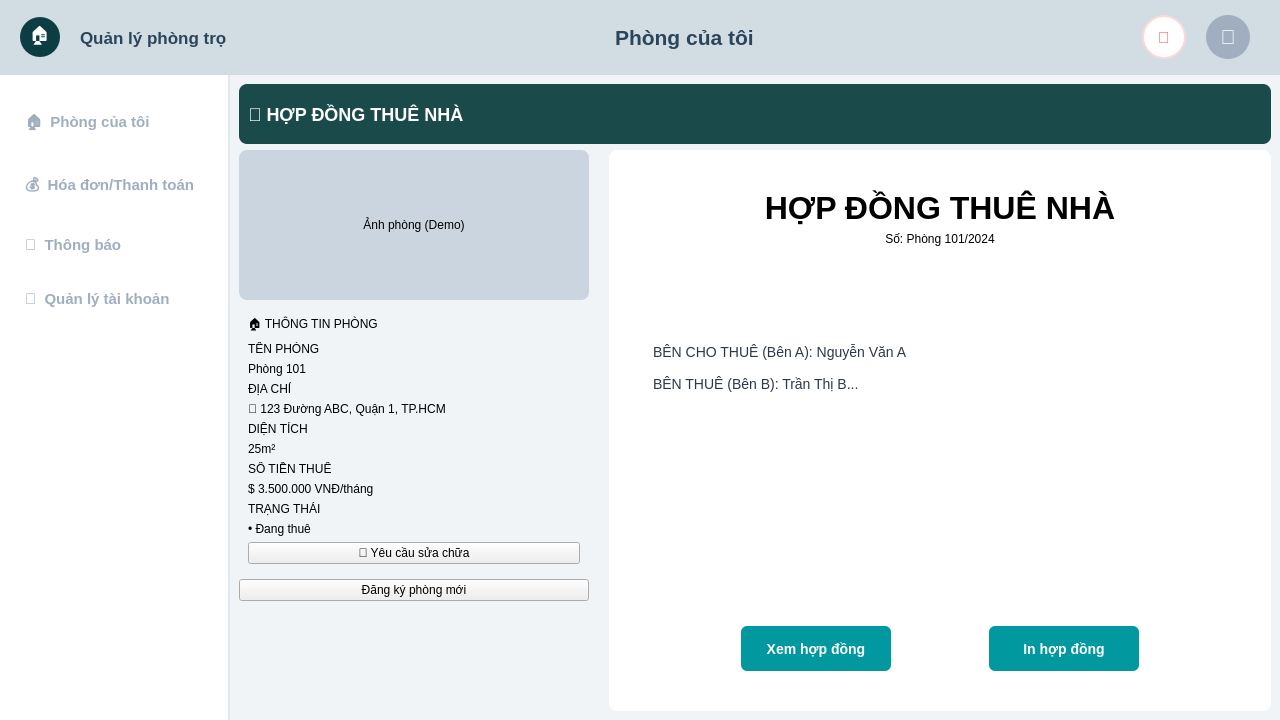
<?xml version='1.0' encoding='utf-8'?>
<ui version="4.0">
 <class>GuestMainWindow</class>
 <widget class="QMainWindow" name="GuestMainWindow">
  <property name="geometry">
   <rect>
    <x>0</x>
    <y>0</y>
    <width>1280</width>
    <height>720</height>
   </rect>
  </property>
  <property name="minimumSize">
   <size>
    <width>1280</width>
    <height>720</height>
   </size>
  </property>
  <property name="windowTitle">
   <string>Quản lý phòng trọ</string>
  </property>
  <property name="styleSheet">
   <string>QMainWindow { background-color: #f0f4f7; }
    QFrame#Banner { background-color: #1a4a49; border-radius: 8px; }
    QLabel#BannerText { color: white; font-size: 18px; font-weight: bold; }
    QFrame.Card { background-color: #e6f2f2; border-radius: 12px; }
    QLabel.CardTitle { color: #1a4a49; font-size: 16px; font-weight: bold; }
    QLabel.CardLabel { color: #4a5568; font-size: 12px; }
    QLabel.CardValue { color: #2d3748; font-size: 14px; font-weight: bold; }
    QLabel.StatusActive { color: #38a169; font-size: 14px; font-weight: bold; }
    QPushButton.BtnPrimary { background-color: #0298a0; color: white; font-weight: bold; font-size: 14px; border-radius: 6px; padding: 10px; }
    QPushButton.BtnDanger { background-color: #e53e3e; color: white; font-weight: bold; font-size: 14px; border-radius: 6px; padding: 10px; }
    QFrame.FormCard { background-color: white; border: 1px solid #e2e8f0; border-radius: 12px; }
    QLabel.FormTitle { color: #1a202c; font-size: 18px; font-weight: bold; }
    QLabel.InputLabel { color: #4a5568; font-size: 14px; }
    QLineEdit.FormInput, QTextEdit.FormInput { background-color: white; border: 1px solid #cbd5e0; border-radius: 6px; padding: 10px; font-size: 14px; }
</string>
  </property>
  <widget class="QWidget" name="centralwidget">
   <property name="styleSheet">
    <string>QWidget#centralwidget { background-color: #f0f4f7; }</string>
   </property>
   <layout class="QVBoxLayout" name="verticalLayout">
    <property name="spacing">
     <number>0</number>
    </property>
    <property name="leftMargin">
     <number>0</number>
    </property>
    <property name="topMargin">
     <number>0</number>
    </property>
    <property name="rightMargin">
     <number>0</number>
    </property>
    <property name="bottomMargin">
     <number>0</number>
    </property>
    <item>
     <widget class="QWidget" name="headerWidget" native="true">
      <property name="minimumSize">
       <size>
        <width>0</width>
        <height>75</height>
       </size>
      </property>
      <property name="maximumSize">
       <size>
        <width>16777215</width>
        <height>75</height>
       </size>
      </property>
      <property name="styleSheet">
       <string>QWidget#headerWidget { background-color: #d1dde3; }</string>
      </property>
      <layout class="QHBoxLayout" name="horizontalLayout">
       <property name="spacing">
        <number>20</number>
       </property>
       <property name="leftMargin">
        <number>20</number>
       </property>
       <property name="rightMargin">
        <number>30</number>
       </property>
       <item>
        <widget class="QLabel" name="logoIcon">
         <property name="minimumSize">
          <size>
           <width>40</width>
           <height>40</height>
          </size>
         </property>
         <property name="maximumSize">
          <size>
           <width>40</width>
           <height>40</height>
          </size>
         </property>
         <property name="styleSheet">
          <string>background-color: #0b3d42; border-radius: 20px; color: white; font-size: 18px;</string>
         </property>
         <property name="text">
          <string>🏠</string>
         </property>
         <property name="alignment">
          <set>Qt::AlignCenter</set>
         </property>
        </widget>
       </item>
       <item>
        <widget class="QLabel" name="logoText">
         <property name="font">
          <font>
           <family>Segoe UI</family>
           <pointsize>13</pointsize>
           <weight>75</weight>
           <bold>true</bold>
          </font>
         </property>
         <property name="styleSheet">
          <string>color: #2b455b;</string>
         </property>
         <property name="text">
          <string>Quản lý phòng trọ</string>
         </property>
        </widget>
       </item>
       <item>
        <spacer name="spacer1">
         <property name="orientation">
          <enum>Qt::Horizontal</enum>
         </property>
         <property name="sizeHint" stdset="0">
          <size>
           <width>20</width>
           <height>20</height>
          </size>
         </property>
        </spacer>
       </item>
       <item>
        <widget class="QLabel" name="lblPageTitle">
         <property name="font">
          <font>
           <family>Segoe UI</family>
           <pointsize>16</pointsize>
           <weight>75</weight>
           <bold>true</bold>
          </font>
         </property>
         <property name="styleSheet">
          <string>color: #2b455b;</string>
         </property>
         <property name="text">
          <string>Phòng của tôi</string>
         </property>
        </widget>
       </item>
       <item>
        <spacer name="spacer2">
         <property name="orientation">
          <enum>Qt::Horizontal</enum>
         </property>
         <property name="sizeHint" stdset="0">
          <size>
           <width>40</width>
           <height>20</height>
          </size>
         </property>
        </spacer>
       </item>
       <item>
        <widget class="QPushButton" name="btnBell">
         <property name="minimumSize">
          <size>
           <width>44</width>
           <height>44</height>
          </size>
         </property>
         <property name="maximumSize">
          <size>
           <width>44</width>
           <height>44</height>
          </size>
         </property>
         <property name="styleSheet">
          <string>QPushButton { background-color: white; border-radius: 22px; color: #f56565; font-size: 16px; font-weight: bold; border: 2px solid #fed7d7; }</string>
         </property>
         <property name="text">
          <string>🔔</string>
         </property>
        </widget>
       </item>
       <item>
        <widget class="QLabel" name="lblAvatar">
         <property name="minimumSize">
          <size>
           <width>44</width>
           <height>44</height>
          </size>
         </property>
         <property name="maximumSize">
          <size>
           <width>44</width>
           <height>44</height>
          </size>
         </property>
         <property name="styleSheet">
          <string>background-color: #a0aec0; border-radius: 22px; color: white; font-size: 20px;</string>
         </property>
         <property name="text">
          <string>👤</string>
         </property>
         <property name="alignment">
          <set>Qt::AlignCenter</set>
         </property>
        </widget>
       </item>
      </layout>
     </widget>
    </item>
    <item>
     <layout class="QHBoxLayout" name="mainHLayout">
      <property name="spacing">
       <number>0</number>
      </property>
      <item>
       <widget class="QWidget" name="sidebarWidget" native="true">
        <property name="minimumSize">
         <size>
          <width>230</width>
          <height>0</height>
         </size>
        </property>
        <property name="maximumSize">
         <size>
          <width>230</width>
          <height>16777215</height>
         </size>
        </property>
        <property name="styleSheet">
         <string>QWidget#sidebarWidget { background-color: white; border-right: 2px solid #e2e8f0; }
QPushButton { text-align: left; padding: 15px 25px; border: none; background-color: transparent; color: #a0aec0; font-size: 15px; font-weight: bold; }
QPushButton:hover { color: #2b455b; }
QPushButton:checked { color: #0b3d42; border-left: 5px solid #0b3d42; padding-left: 20px; }</string>
        </property>
        <layout class="QVBoxLayout" name="verticalLayout_2">
         <property name="leftMargin">
          <number>0</number>
         </property>
         <property name="topMargin">
          <number>20</number>
         </property>
         <property name="rightMargin">
          <number>0</number>
         </property>
         <property name="bottomMargin">
          <number>20</number>
         </property>
         <item>
          <widget class="QPushButton" name="btnNavMyRoom">
           <property name="text">
            <string>🏠  Phòng của tôi</string>
           </property>
           <property name="checkable">
            <bool>true</bool>
           </property>
          </widget>
         </item>
         <item>
          <widget class="QPushButton" name="btnNavInvoices">
           <property name="text">
            <string>💰  Hóa đơn/Thanh toán</string>
           </property>
           <property name="checkable">
            <bool>true</bool>
           </property>
          </widget>
         </item>
         <item>
          <widget class="QPushButton" name="btnNavNotif">
           <property name="text">
            <string>🔔  Thông báo</string>
           </property>
           <property name="checkable">
            <bool>true</bool>
           </property>
          </widget>
         </item>
         <item>
          <widget class="QPushButton" name="btnNavAccount">
           <property name="text">
            <string>👤  Quản lý tài khoản</string>
           </property>
           <property name="checkable">
            <bool>true</bool>
           </property>
          </widget>
         </item>
         <item>
          <spacer name="verticalSpacer">
           <property name="orientation">
            <enum>Qt::Vertical</enum>
           </property>
           <property name="sizeHint" stdset="0">
            <size>
             <width>20</width>
             <height>40</height>
            </size>
           </property>
          </spacer>
         </item>
        </layout>
       </widget>
      </item>
      <item>
       <widget class="QStackedWidget" name="stackGuestMain">
        <property name="styleSheet">
         <string>QStackedWidget { background-color: #f0f4f7; }</string>
        </property>
        <widget class="QWidget" name="pageMyRoom">
         <layout class="QVBoxLayout">
          <item>
           <widget class="QFrame" name="Banner">
            <property name="minimumSize">
             <size>
              <width>0</width>
              <height>60</height>
             </size>
            </property>
            <layout class="QHBoxLayout">
             <item>
              <widget class="QLabel" name="BannerText">
               <property name="text">
                <string>📄 HỢP ĐỒNG THUÊ NHÀ</string>
               </property>
              </widget>
             </item>
            </layout>
           </widget>
          </item>
          <item>
           <layout class="QHBoxLayout">
            <property name="spacing">
             <number>20</number>
            </property>
            <item>
             <widget class="QFrame">
              <property name="minimumSize">
               <size>
                <width>350</width>
                <height>0</height>
               </size>
              </property>
              <property name="maximumSize">
               <size>
                <width>350</width>
                <height>16777215</height>
               </size>
              </property>
              <layout class="QVBoxLayout">
               <property name="margin">
                <number>0</number>
               </property>
               <item>
                <widget class="QLabel" name="lblRoomImage">
                 <property name="minimumSize">
                  <size>
                   <width>0</width>
                   <height>150</height>
                  </size>
                 </property>
                 <property name="styleSheet">
                  <string>background-color: #cbd5e0; border-radius: 8px;</string>
                 </property>
                 <property name="text">
                  <string>Ảnh phòng (Demo)</string>
                 </property>
                 <property name="alignment">
                  <set>Qt::AlignCenter</set>
                 </property>
                </widget>
               </item>
               <item>
                <widget class="QFrame">
                 <property name="class">
                  <string>Card</string>
                 </property>
                 <layout class="QVBoxLayout">
                  <item>
                   <widget class="QLabel">
                    <property name="class">
                     <string>CardTitle</string>
                    </property>
                    <property name="text">
                     <string>🏠 THÔNG TIN PHÒNG</string>
                    </property>
                   </widget>
                  </item>
                  <item>
                   <widget class="QLabel">
                    <property name="class">
                     <string>CardLabel</string>
                    </property>
                    <property name="text">
                     <string>TÊN PHÒNG</string>
                    </property>
                   </widget>
                  </item>
                  <item>
                   <widget class="QLabel">
                    <property name="class">
                     <string>CardValue</string>
                    </property>
                    <property name="text">
                     <string>Phòng 101</string>
                    </property>
                   </widget>
                  </item>
                  <item>
                   <widget class="QLabel">
                    <property name="class">
                     <string>CardLabel</string>
                    </property>
                    <property name="text">
                     <string>ĐỊA CHỈ</string>
                    </property>
                   </widget>
                  </item>
                  <item>
                   <widget class="QLabel">
                    <property name="class">
                     <string>CardValue</string>
                    </property>
                    <property name="text">
                     <string>📍 123 Đường ABC, Quận 1, TP.HCM</string>
                    </property>
                   </widget>
                  </item>
                  <item>
                   <widget class="QLabel">
                    <property name="class">
                     <string>CardLabel</string>
                    </property>
                    <property name="text">
                     <string>DIỆN TÍCH</string>
                    </property>
                   </widget>
                  </item>
                  <item>
                   <widget class="QLabel">
                    <property name="class">
                     <string>CardValue</string>
                    </property>
                    <property name="text">
                     <string>25m²</string>
                    </property>
                   </widget>
                  </item>
                  <item>
                   <widget class="QLabel">
                    <property name="class">
                     <string>CardLabel</string>
                    </property>
                    <property name="text">
                     <string>SỐ TIỀN THUÊ</string>
                    </property>
                   </widget>
                  </item>
                  <item>
                   <widget class="QLabel">
                    <property name="class">
                     <string>CardValue</string>
                    </property>
                    <property name="text">
                     <string>$ 3.500.000 VNĐ/tháng</string>
                    </property>
                   </widget>
                  </item>
                  <item>
                   <widget class="QLabel">
                    <property name="class">
                     <string>CardLabel</string>
                    </property>
                    <property name="text">
                     <string>TRẠNG THÁI</string>
                    </property>
                   </widget>
                  </item>
                  <item>
                   <widget class="QLabel">
                    <property name="class">
                     <string>StatusActive</string>
                    </property>
                    <property name="text">
                     <string>• Đang thuê</string>
                    </property>
                   </widget>
                  </item>
                  <item>
                   <widget class="QPushButton" name="btnReqMaintenance">
                    <property name="class">
                     <string>BtnPrimary</string>
                    </property>
                    <property name="text">
                     <string>🔧 Yêu cầu sửa chữa</string>
                    </property>
                   </widget>
                  </item>
                 </layout>
                </widget>
               </item>
               <item>
                <widget class="QPushButton" name="btnRegNewRoom">
                 <property name="class">
                  <string>BtnPrimary</string>
                 </property>
                 <property name="text">
                  <string>Đăng ký phòng mới</string>
                 </property>
                </widget>
               </item>
               <item>
                <spacer>
                 <property name="orientation">
                  <enum>Qt::Vertical</enum>
                 </property>
                 <property name="sizeHint">
                  <size>
                   <width>20</width>
                   <height>40</height>
                  </size>
                 </property>
                </spacer>
               </item>
              </layout>
             </widget>
            </item>
            <item>
             <widget class="QFrame" name="ContractPanel">
              <property name="styleSheet">
               <string>background-color: white; border-radius: 8px;</string>
              </property>
              <layout class="QVBoxLayout">
               <property name="margin">
                <number>40</number>
               </property>
               <item>
                <widget class="QLabel">
                 <property name="text">
                  <string>HỢP ĐỒNG THUÊ NHÀ</string>
                 </property>
                 <property name="font">
                  <font>
                   <pointsize>24</pointsize>
                   <bold>true</bold>
                  </font>
                 </property>
                 <property name="alignment">
                  <set>Qt::AlignCenter</set>
                 </property>
                </widget>
               </item>
               <item>
                <widget class="QLabel">
                 <property name="text">
                  <string>Số: Phòng 101/2024</string>
                 </property>
                 <property name="alignment">
                  <set>Qt::AlignCenter</set>
                 </property>
                </widget>
               </item>
               <item>
                <spacer>
                 <property name="orientation">
                  <enum>Qt::Vertical</enum>
                 </property>
                 <property name="sizeHint">
                  <size>
                   <width>0</width>
                   <height>20</height>
                  </size>
                 </property>
                </spacer>
               </item>
               <item>
                <widget class="QTextBrowser" name="txtContractContent">
                 <property name="plainText">
                  <string>BÊN CHO THUÊ (Bên A): Nguyễn Văn A

BÊN THUÊ (Bên B): Trần Thị B...</string>
                 </property>
                 <property name="frameShape">
                  <enum>QFrame::NoFrame</enum>
                 </property>
                 <property name="styleSheet">
                  <string>background: transparent; color: #2d3748; font-size: 14px; line-height: 1.5;</string>
                 </property>
                </widget>
               </item>
               <item>
                <spacer>
                 <property name="orientation">
                  <enum>Qt::Vertical</enum>
                 </property>
                 <property name="sizeHint">
                  <size>
                   <width>20</width>
                   <height>40</height>
                  </size>
                 </property>
                </spacer>
               </item>
               <item>
                <layout class="QHBoxLayout" name="hLayoutContractBtns">
                 <item>
                  <spacer name="horizontalSpacer">
                   <property name="orientation">
                    <enum>Qt::Horizontal</enum>
                   </property>
                   <property name="sizeHint" stdset="0">
                    <size>
                     <width>40</width>
                     <height>20</height>
                    </size>
                   </property>
                  </spacer>
                 </item>
                 <item>
                  <widget class="QPushButton" name="btnViewContract">
                   <property name="class">
                    <string>BtnPrimary</string>
                   </property>
                   <property name="styleSheet">
                    <string>background-color: #0298a0; color: white; font-weight: bold; font-size: 14px; border-radius: 6px; padding: 10px;</string>
                   </property>
                   <property name="text">
                    <string>Xem hợp đồng</string>
                   </property>
                   <property name="minimumSize">
                    <size>
                     <width>150</width>
                     <height>45</height>
                    </size>
                   </property>
                  </widget>
                 </item>
                 <item>
                  <spacer name="horizontalSpacer">
                   <property name="orientation">
                    <enum>Qt::Horizontal</enum>
                   </property>
                   <property name="sizeHint" stdset="0">
                    <size>
                     <width>40</width>
                     <height>20</height>
                    </size>
                   </property>
                  </spacer>
                 </item>
                 <item>
                  <widget class="QPushButton" name="btnPrintContract">
                   <property name="class">
                    <string>BtnPrimary</string>
                   </property>
                   <property name="styleSheet">
                    <string>background-color: #0298a0; color: white; font-weight: bold; font-size: 14px; border-radius: 6px; padding: 10px;</string>
                   </property>
                   <property name="text">
                    <string>In hợp đồng</string>
                   </property>
                   <property name="minimumSize">
                    <size>
                     <width>150</width>
                     <height>45</height>
                    </size>
                   </property>
                  </widget>
                 </item>
                 <item>
                  <spacer name="horizontalSpacer">
                   <property name="orientation">
                    <enum>Qt::Horizontal</enum>
                   </property>
                   <property name="sizeHint" stdset="0">
                    <size>
                     <width>40</width>
                     <height>20</height>
                    </size>
                   </property>
                  </spacer>
                 </item>
                </layout>
               </item>
              </layout>
             </widget>
            </item>
           </layout>
          </item>
         </layout>
        </widget>
        <widget class="QWidget" name="pageMaintenanceReq">
         <layout class="QVBoxLayout">
          <item>
           <layout class="QHBoxLayout">
            <item>
             <widget class="QPushButton" name="btnBackToRoom">
              <property name="styleSheet">
               <string>background: transparent; color: #4a5568; font-weight: bold; font-size: 16px; border: none;</string>
              </property>
              <property name="text">
               <string>&lt;- Quay lại</string>
              </property>
              <property name="cursor">
               <cursorShape>PointingHandCursor</cursorShape>
              </property>
             </widget>
            </item>
            <item>
             <spacer>
              <property name="orientation">
               <enum>Qt::Horizontal</enum>
              </property>
              <property name="sizeHint">
               <size>
                <width>40</width>
                <height>20</height>
               </size>
              </property>
             </spacer>
            </item>
           </layout>
          </item>
          <item>
           <widget class="QFrame">
            <property name="class">
             <string>FormCard</string>
            </property>
            <layout class="QVBoxLayout">
             <property name="margin">
              <number>40</number>
             </property>
             <property name="spacing">
              <number>20</number>
             </property>
             <item>
              <widget class="QLabel">
               <property name="class">
                <string>FormTitle</string>
               </property>
               <property name="text">
                <string>🔧 Gửi yêu cầu sửa chữa</string>
               </property>
              </widget>
             </item>
             <item>
              <widget class="QLabel">
               <property name="class">
                <string>InputLabel</string>
               </property>
               <property name="text">
                <string>Mục cần sửa chữa *</string>
               </property>
              </widget>
             </item>
             <item>
              <widget class="QLineEdit" name="inpMntTitle">
               <property name="class">
                <string>FormInput</string>
               </property>
              </widget>
             </item>
             <item>
              <widget class="QLabel">
               <property name="class">
                <string>InputLabel</string>
               </property>
               <property name="text">
                <string>Mức độ ưu tiên *</string>
               </property>
              </widget>
             </item>
             <item>
              <widget class="QLineEdit" name="inpMntPriority">
               <property name="class">
                <string>FormInput</string>
               </property>
              </widget>
             </item>
             <item>
              <widget class="QLabel">
               <property name="class">
                <string>InputLabel</string>
               </property>
               <property name="text">
                <string>Mô tả chi tiết *</string>
               </property>
              </widget>
             </item>
             <item>
              <widget class="QTextEdit" name="inpMntDesc">
               <property name="class">
                <string>FormInput</string>
               </property>
               <property name="placeholderText">
                <string>Hãy mô tả chi tiết vấn đề...</string>
               </property>
              </widget>
             </item>
             <item>
              <widget class="QPushButton" name="btnSubmitMnt">
               <property name="class">
                <string>BtnPrimary</string>
               </property>
               <property name="text">
                <string>📤 Gửi yêu cầu</string>
               </property>
               <property name="minimumSize">
                <size>
                 <width>0</width>
                 <height>50</height>
                </size>
               </property>
              </widget>
             </item>
            </layout>
           </widget>
          </item>
          <item>
           <spacer>
            <property name="orientation">
             <enum>Qt::Vertical</enum>
            </property>
            <property name="sizeHint">
             <size>
              <width>20</width>
              <height>40</height>
             </size>
            </property>
           </spacer>
          </item>
         </layout>
        </widget>
       </widget>
      </item>
     </layout>
    </item>
   </layout>
  </widget>
 </widget>
 <resources />
 <connections />
</ui>
